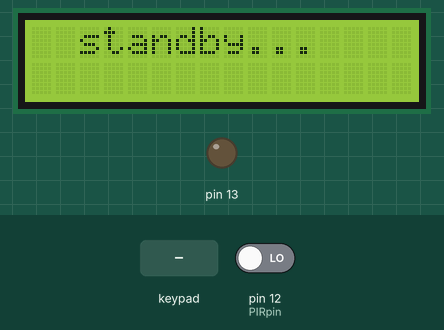
Simulated run of this sketch. Board: Arduino Uno, built with avr-gcc and run on an emulated ATmega328P. Shown: 16×2 character LCD, output pins drawn as LEDs (lit = HIGH). The inputs (shaded band) are chosen by the test bench; at power-on: pin 12 (PIRpin) LOW. Random numbers use the default seed unless the sketch sets one; the modem accepts every AT command (registered, SIM ready, sends succeed) and sends nothing else.

Above: at 1.2 s.
1.3 s: pin 12 (PIRpin) driven HIGH
At 2.7 s:
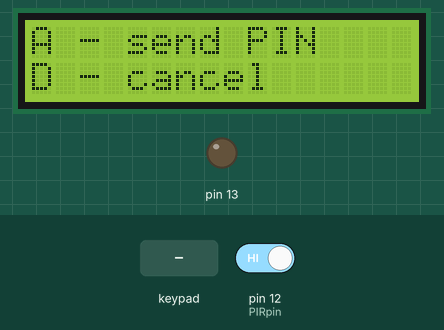
3.0 s: key 'A' pressed
At 5.8 s:
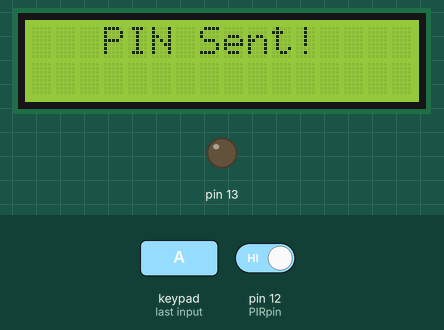
6.0 s: keypad keys 9 8 7 6 A pressed 0.4 s apart
At 8.8 s:
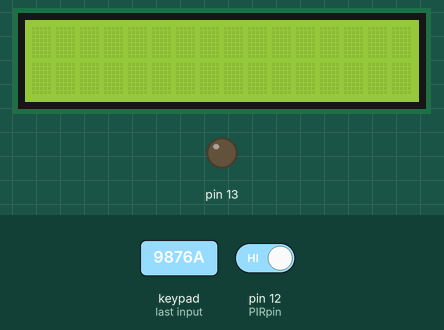
9.5 s: key '1' pressed
12.5 s: keypad keys 9 8 7 6 pressed 0.4 s apart
At 13.53 s:
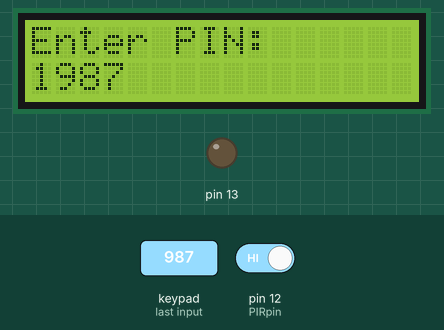
15.6 s: key 'C' pressed
At 20.3 s:
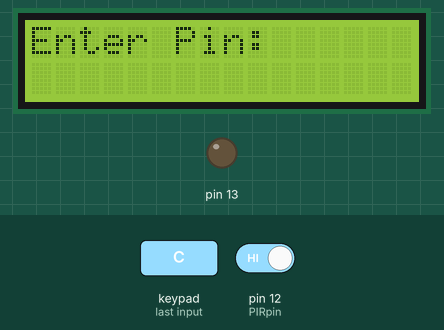
Timing chart, 0 to 21.3 s (numbered marks = the images above; inputs shaded):
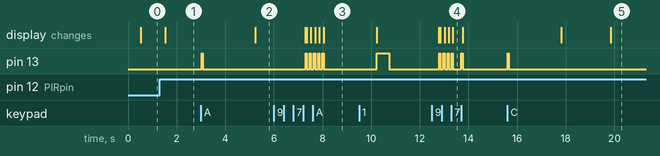

The sketch:

PIR_with_GSM_Project__message_wrong_pin_.ino
```cpp
#include <Wire.h>
#include <LCD.h>
#include <LiquidCrystal_I2C.h>
#include <SoftwareSerial.h>
#include <Keypad.h>
#define I2C_ADDR 0x27
#define En_pin 2
#define Rw_pin 1
#define Rs_pin 0
#define D4_pin 4
#define D5_pin 5
#define D6_pin 6
#define D7_pin 7
#define BACKLIGHT 3
LiquidCrystal_I2C lcd(I2C_ADDR,En_pin,Rw_pin,Rs_pin,D4_pin,D5_pin,D6_pin,D7_pin);
SoftwareSerial SIM900A(10,11);  //10->tx, 11->rx

const int ROW_NUM    = 4;
const int COLUMN_NUM = 4;

char key = 0;
char keys[ROW_NUM][COLUMN_NUM] = {
  {'1','2','3', 'A'},
  {'4','5','6', 'B'},
  {'7','8','9', 'C'},
  {'*','0','#', 'D'}
};

byte pin_rows[ROW_NUM] = {9, 8, 7, 6};
byte pin_column[COLUMN_NUM] = {5, 4, 3, 2};

Keypad keypad = Keypad(makeKeymap(keys), pin_rows, pin_column, ROW_NUM, COLUMN_NUM );

boolean detect = true;
boolean sensorRdy = true;
boolean input = false;

int cursorColumn = 0;
int PIRpin = 12;
int pinCode = 0;
int pinTemp = 0;
int disp = 1;

unsigned long prevMotion = 0;
unsigned long currMotion;
const long intMotion = 150;

unsigned long prevDisp = 0;
unsigned long currDisp;
const long intDisp = 500;

void setup() {
  lcd.begin (16,2);
  lcd.setBacklightPin(BACKLIGHT,POSITIVE);
  lcd.setBacklight(HIGH);
  SIM900A.begin(9600);
  pinMode(PIRpin, INPUT);
  pinMode(13, OUTPUT);
  digitalWrite(13, LOW);
  randomSeed(analogRead(0));
}


void sendMessage(){
  SIM900A.println("AT+CMGF=1");
  delay(1000);
  SIM900A.println("AT+CMGS=\"+639771008160\"\r"); //Mobile phone number to send message
  delay(1000);
  SIM900A.println(pinCode);
  delay(100);
  SIM900A.println((char)26);
}


void sendMessageWrongPin(){
  SIM900A.println("AT+CMGF=1");
  delay(1000);
  SIM900A.println("AT+CMGS=\"+639771008160\"\r"); //Mobile phone number to send message
  delay(1000);
  SIM900A.println("Incorrect pin! Please enter again.");
  delay(100);
  SIM900A.println((char)26);
}


void motionDetected(){
  currMotion = millis();
  if (digitalRead(PIRpin) == HIGH){
    if (currMotion - prevMotion >= intMotion){
      prevMotion = currMotion;
      //insert code
        if (sensorRdy){
          disp = 2;
          sensorRdy = false;
        }
      //insert code
    }
  }
}


void setDisplay(){
  if (disp == 1){
    lcd.clear();
    lcd.home();
    lcd.setCursor(2,0);
    lcd.print("standby...");
  }
  if (disp == 2){
    lcd.clear();
    lcd.home();
    lcd.setCursor(0,0);
    lcd.print("A - send PIN");
    lcd.setCursor(0,1);
    lcd.print("D - cancel");
    input = true;
  }
}


void getInput(){
  if (input){
    if (disp == 2){
      if (key == 'A'){
        digitalWrite(13, HIGH);
        delay(50);
        digitalWrite(13,  LOW);
        pinCode = random(1000, 9999);
        sendMessage();
        lcd.clear();
        lcd.home();
        lcd.setCursor(3,0);
        lcd.print("PIN Sent!");
        delay(2000);
        SIM900A.println("AT+CNMI=2,2,0,0,0");
        lcd.clear();
        lcd.home();
        lcd.setCursor(0,0);
        lcd.print("Enter Pin:");
        key = 0;
        disp = 3;
      }
      if (key == 'D'){
        digitalWrite(13, HIGH);
        delay(50);
        digitalWrite(13, LOW);
        disp = 1;
        sensorRdy = true;
        input = false;
        key = 0;
      }
    }
    if (disp == 3){
      if ((key - 48 >= 0) && (key - 48 <= 9)) {
        digitalWrite(13, HIGH);
        delay(50);
        digitalWrite(13, LOW);
        lcd.setCursor(cursorColumn, 1);
        lcd.print(key);

        if (cursorColumn == 0){
          pinTemp = ((key - 48) * 1000);
        }
        if (cursorColumn == 1){
          pinTemp = pinTemp + ((key - 48) * 100);
        }
        if (cursorColumn == 2){
          pinTemp = pinTemp + ((key - 48) * 10);
        }
        if (cursorColumn == 3){
          pinTemp = pinTemp + (key - 48);
        }

        cursorColumn++;
        if (cursorColumn == 5){
          lcd.clear();
          cursorColumn = 0;
          pinTemp = 0;
          lcd.setCursor(0, 0);
          lcd.print("Enter PIN:");
        }
      }
      if (key == 'B'){
        digitalWrite(13, HIGH);
        delay(50);
        digitalWrite(13, LOW);
        lcd.clear();
        cursorColumn = 0;
        lcd.setCursor(0, 0);
        lcd.print("Enter PIN:");
        key = 0;
      }
      if (key == 'C'){
        digitalWrite(13, HIGH);
        delay(50);
        digitalWrite(13, LOW);
        pinCode = random(1000, 9999);
        sendMessage();
        lcd.clear();
        lcd.home();
        lcd.setCursor(3,0);
        lcd.print("PIN Sent!");
        delay(2000);
        SIM900A.println("AT+CNMI=2,2,0,0,0");
        lcd.clear();
        lcd.home();
        lcd.setCursor(0,0);
        lcd.print("Enter Pin:");
        key = 0;
        disp = 3;
      }
      if (key == 'A'){
        digitalWrite(13, HIGH);
        delay(50);
        digitalWrite(13, LOW);
        lcd.clear();
        if (pinTemp == pinCode){
          lcd.setCursor(0, 0);
          lcd.print("PIN Correct!");
          digitalWrite(13, HIGH);
          delay(200);
          digitalWrite(13, LOW);
          delay(100);
          digitalWrite(13, HIGH);
          delay(200);
          digitalWrite(13, LOW);
          delay(100);
          digitalWrite(13, HIGH);
          delay(200);
          digitalWrite(13, LOW);
          delay(2000);
          sensorRdy = true;
          disp = 1;
          pinTemp = 0;
          pinCode = 0;
          key = 0;
        }
        if (pinTemp != pinCode){
          sendMessageWrongPin();
          lcd.setCursor(0, 0);
          lcd.print("PIN Incorrect!");
          digitalWrite(13, HIGH);
          delay(500);
          digitalWrite(13, LOW);
          delay(2000);
          SIM900A.println("AT+CNMI=2,2,0,0,0");
        }
        cursorColumn = 0;
        pinTemp = 0;
        lcd.clear();
        lcd.setCursor(0, 0);
        lcd.print("Enter PIN:");
      }
      if (key == 'D'){
        digitalWrite(13, HIGH);
        delay(50);
        digitalWrite(13, LOW);
        sensorRdy = true;
        disp = 1;
        pinTemp = 0;
        pinCode = 0;
        key = 0;
      }
    }
  }
}


void updateDisplay() {
  currDisp = millis();
  if (currDisp - prevDisp >= intDisp){
    prevDisp = currDisp;
    setDisplay();
  }
}


void loop() {
  key = keypad.getKey();
  motionDetected();
  updateDisplay();
  getInput();
}
```

Measured:
- after the input at 1.3 s, the display: changes after 0.23 s (image 1)
- after the input at 3.0 s, pin 13: LOW → HIGH at once, → LOW 0.05 s later; the display: changes after 2.2 s (image 2)
- after the input at 6.0 s, pin 13: alternates HIGH for 0.05 s and LOW for 0.12 s, 10 changes in all, then stays LOW, starting after 1.3 s
- after the input at 15.6 s, pin 13: LOW → HIGH at once, → LOW 0.05 s later; the display: first changes after 2.2 s (image 5 shows a later state)
